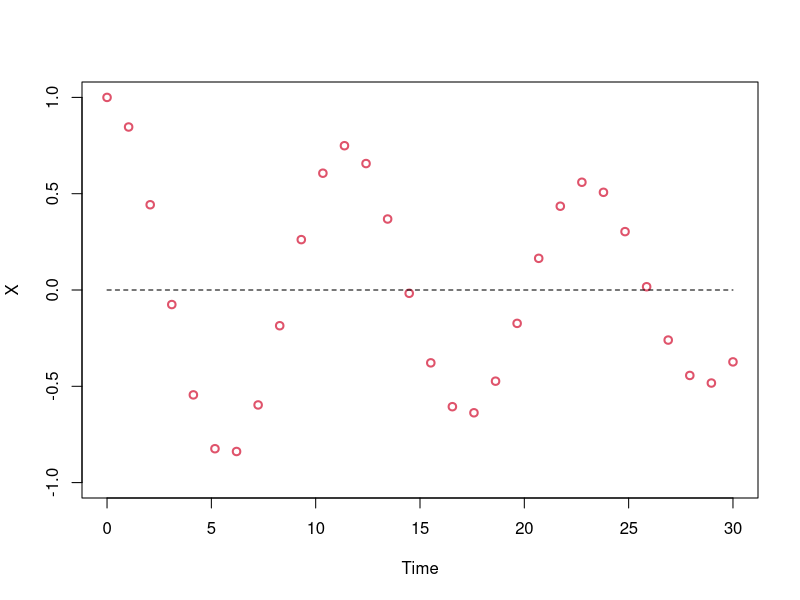
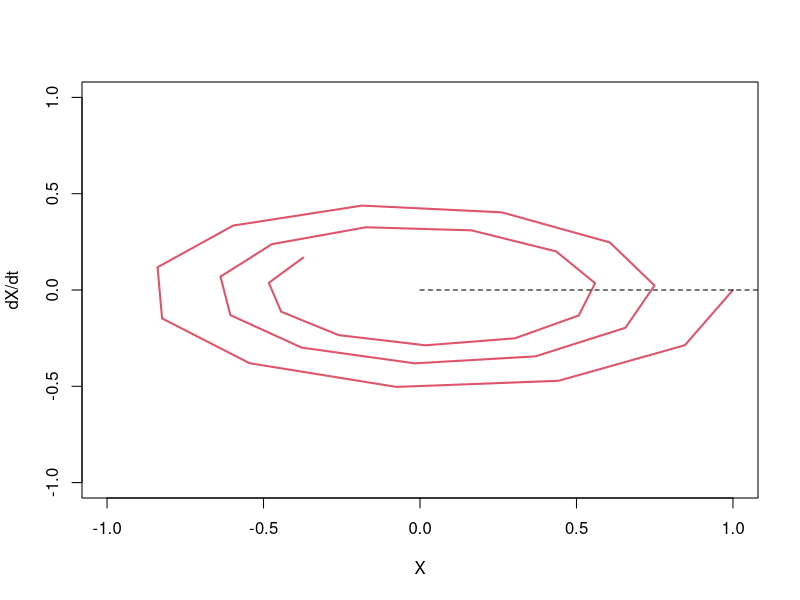

Here is the R script that generated these plots, in order:
# ---------------------------------------------------------------------
# Program: DifferentialEQs1.R
#  Author: Steve Boker
#    Date: Sun Feb 1 12:21:17 EST 2015
#
#
# ---------------------------------------------------------------------
# Revision History
#   Steve Boker -- Sun Feb 1 12:21:21 EST 2015
#      Create DifferentialEQs1.R.
#
# ---------------------------------------------------------------------


# ----------------------------------
# Read libraries and set options.

options(width=80)

library(deSolve)

# ----------------------------------
# Set constants.

totalSamples <- 30
totalInterval <- 30
deltaT <- totalInterval / totalSamples

theTimes  <- seq(0, totalInterval, length=totalSamples)  # the measurement occasions

# ----------------------------------
# Define the damped linear oscillator model.
#   Note that y(t) = dx(t)/dt as in the Mathematica model
#   Thus d^2x(t)/dt = eta * x(t) + zeta * dx(t)/dt

DLOmodel <- function(t, prevState, parms) {
    x <- prevState[1] # x[t]
    y <- prevState[2] # dx[t]

    with(as.list(parms), {
            dx <- y
            dy <- parms[1]*x + parms[2]*y
            res<-c(dx,dy)
            list(res)
            }
        )
}

# ----------------------------------
# Simulate and plot one oscillator.

eta <- -0.3
zeta <- -0.05
xstart <- c(x = 1, y = 0)

out1 <- as.data.frame(lsoda(xstart, theTimes, DLOmodel, parms=c(eta, zeta)))

pdf("DLOExample0.pdf", height=5, width=6)
plot(c(min(theTimes), max(theTimes)), c(-1, 1),
     xlab="Time",
     ylab="X",
     type='n')
lines(out1$time, out1$x, type='p', lwd=2, col=2)
lines(c(min(theTimes), max(theTimes)), c(-0, 0), type='l', lty=2, col=1)
dev.off()

pdf("DLOExample0-x-dx.pdf", height=5, width=5)
plot(c(-1, 1), c(-1, 1),
     xlab="X",
     ylab="dX/dt",
     type='n')
lines(out1$x, out1$y, type='l', lwd=2, col=2)
lines(c(min(theTimes), max(theTimes)), c(-0, 0), type='l', lty=2, col=1)
dev.off()



# ----------------------------------
# Write a univariate data vector.

write(t(cbind(out1$x, out1$y)), file="DLOExample0.dat", ncolumns=2, append=FALSE)


# ----------------------------------
# Quit here.
#
# q()
